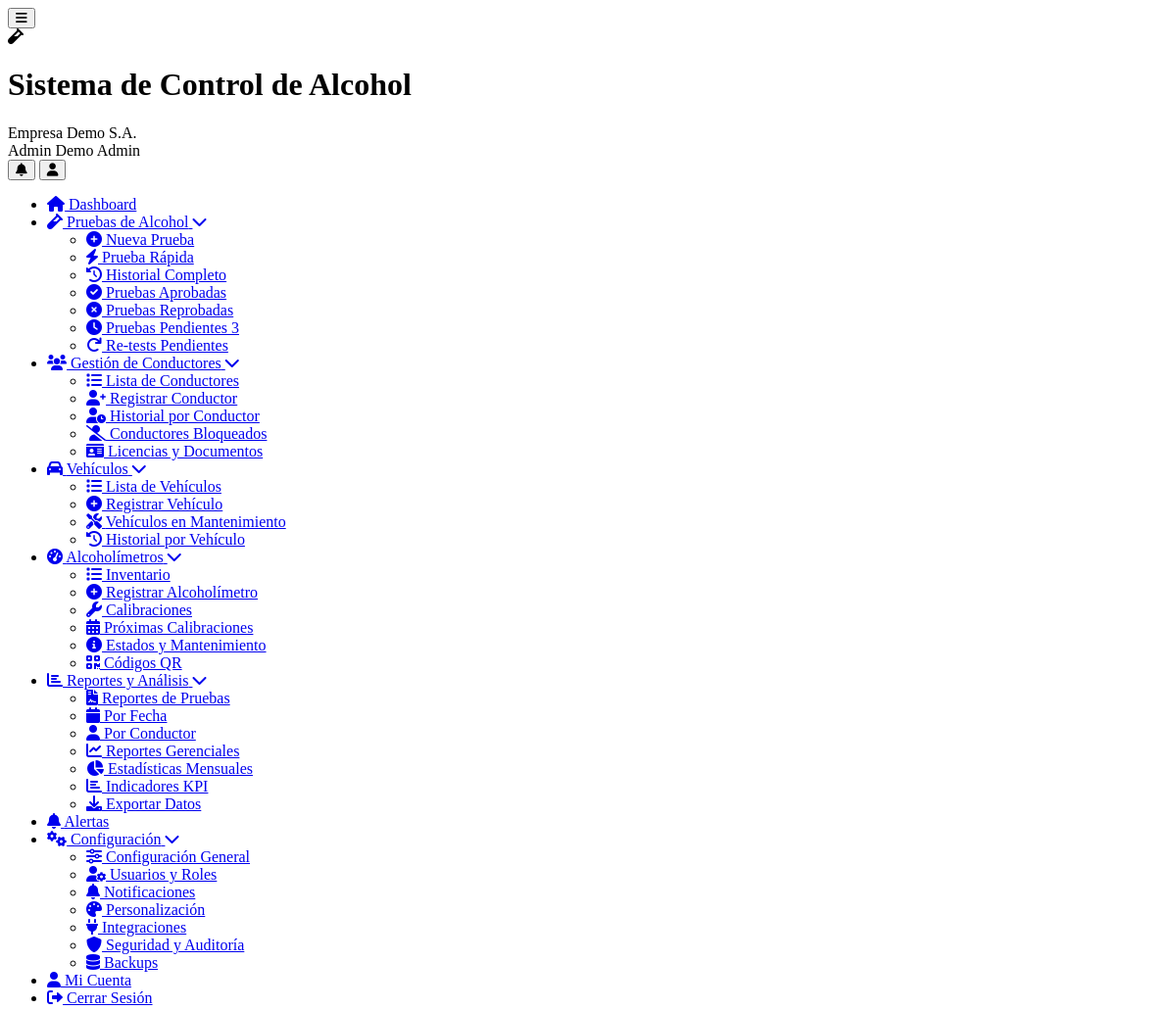
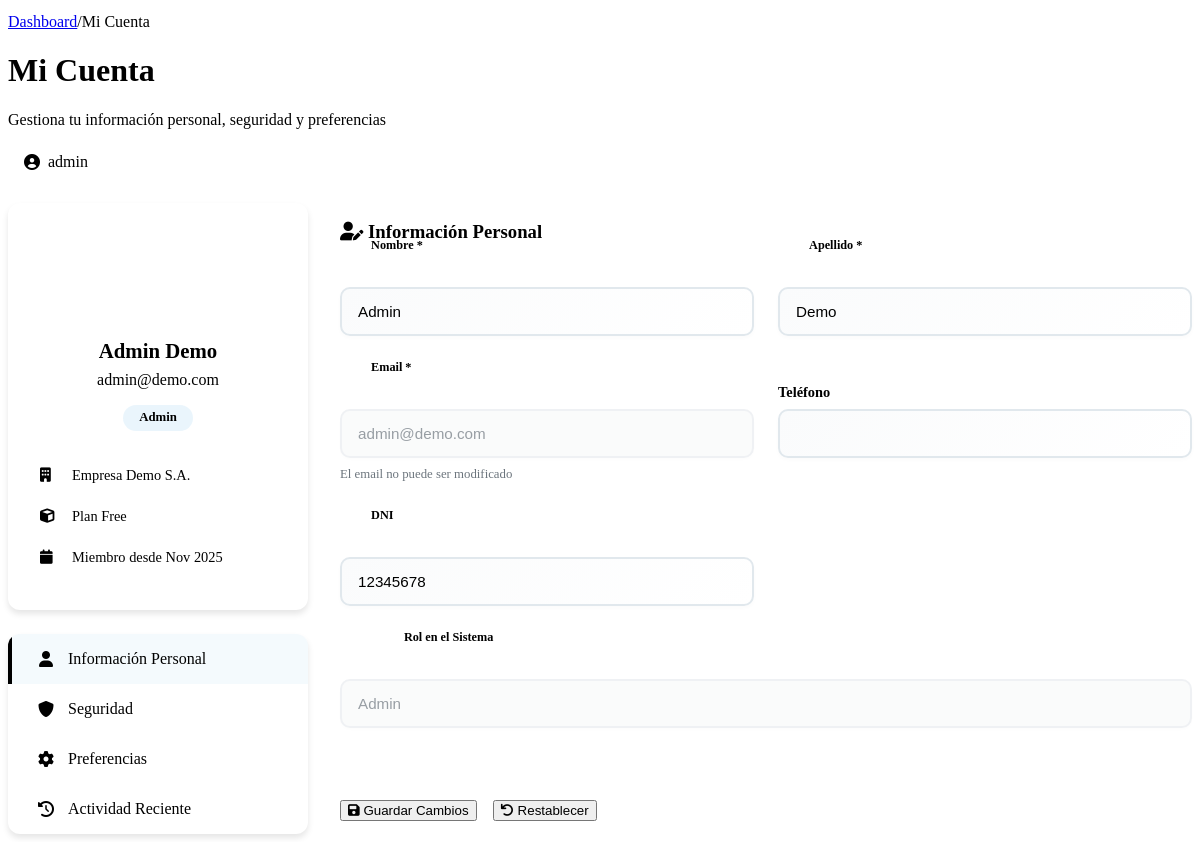
The page /mi-cuenta.php (signed in) on the database as committed earlier (2 pictures, top to bottom).
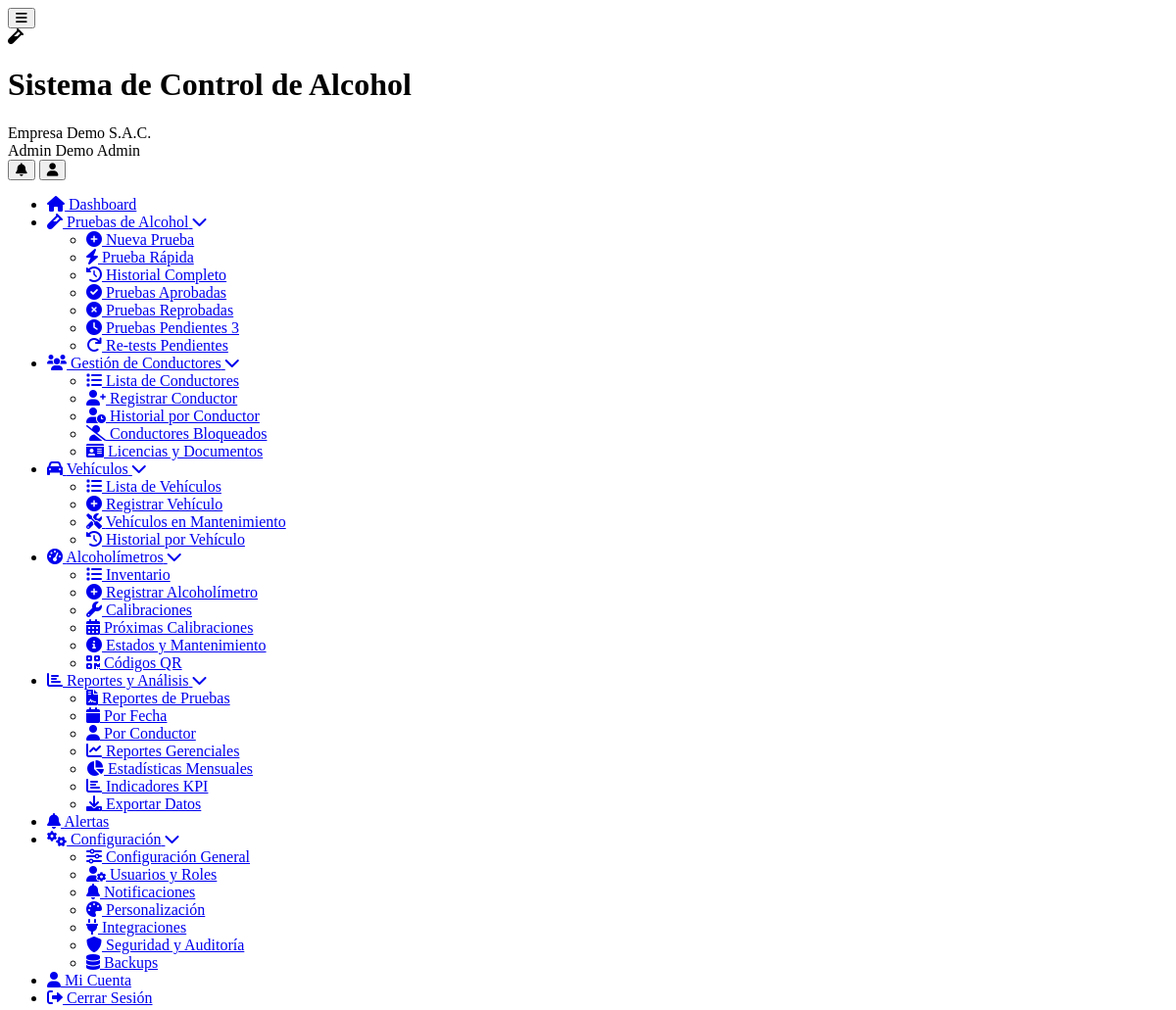
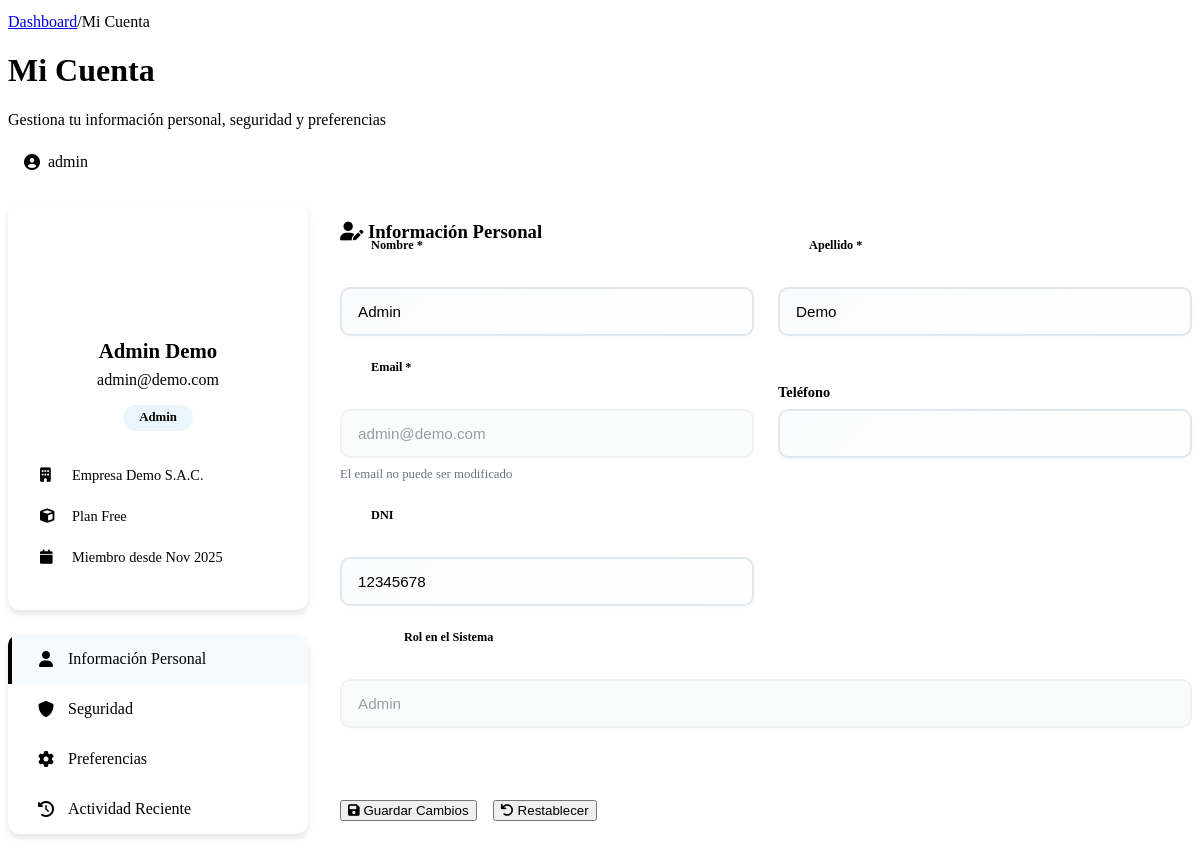
The same page on the database as committed later (2 pictures, top to bottom).
### tables this page shows
CREATE TABLE `usuarios` (
  `id` int(11) NOT NULL,
  `cliente_id` int(11) DEFAULT NULL,
  `nombre` varchar(100) NOT NULL,
  `apellido` varchar(100) DEFAULT NULL,
  `email` varchar(255) NOT NULL,
  `password` varchar(255) NOT NULL,
  `telefono` varchar(20) DEFAULT NULL,
  `dni` varchar(15) DEFAULT NULL,
  `rol` enum('super_admin','admin','supervisor','operador','conductor','auditor') NOT NULL,
  `foto_perfil` varchar(255) DEFAULT NULL,
  `estado` tinyint(1) DEFAULT 1,
  `ultimo_login` timestamp NULL DEFAULT NULL,
  `token_recuperacion` varchar(100) DEFAULT NULL,
  `fecha_expiracion_token` datetime DEFAULT NULL,
  `intentos_login` int(11) DEFAULT 0,
  `bloqueado_hasta` datetime DEFAULT NULL,
  `fecha_creacion` timestamp NULL DEFAULT current_timestamp()
);

CREATE TABLE `clientes` (
  `id` int(11) NOT NULL,
  `nombre_empresa` varchar(255) NOT NULL,
  `ruc` varchar(20) NOT NULL,
  `direccion` text DEFAULT NULL,
  `telefono` varchar(20) DEFAULT NULL,
  `email_contacto` varchar(255) DEFAULT NULL,
  `plan_id` int(11) NOT NULL,
  `logo` varchar(255) DEFAULT NULL,
  `color_primario` varchar(7) DEFAULT '#2196F3',
  `color_secundario` varchar(7) DEFAULT '#1976D2',
  `fecha_registro` timestamp NULL DEFAULT current_timestamp(),
  `fecha_vencimiento` date DEFAULT NULL,
  `estado` enum('activo','inactivo','suspendido','prueba') DEFAULT 'prueba',
  `token_api` varchar(100) DEFAULT NULL,
  `modo_demo` tinyint(1) DEFAULT 1
);

CREATE TABLE `planes` (
  `id` int(11) NOT NULL,
  `nombre_plan` varchar(100) NOT NULL,
  `precio_mensual` decimal(10,2) NOT NULL,
  `limite_pruebas_mes` int(11) DEFAULT 1000,
  `limite_usuarios` int(11) DEFAULT 5,
  `limite_conductores` int(11) DEFAULT 50,
  `limite_vehiculos` int(11) DEFAULT 50,
  `limite_alcoholimetros` int(11) DEFAULT 10,
  `reportes_avanzados` tinyint(1) DEFAULT 0,
  `soporte_prioritario` tinyint(1) DEFAULT 0,
  `acceso_api` tinyint(1) DEFAULT 0,
  `almacenamiento_fotos` int(11) DEFAULT 100,
  `backup_automatico` tinyint(1) DEFAULT 1,
  `retencion_datos_meses` int(11) DEFAULT 12,
  `estado` tinyint(1) DEFAULT 1,
  `fecha_creacion` timestamp NULL DEFAULT current_timestamp(),
  `integraciones` tinyint(1) DEFAULT 0,
  `multi_sede` tinyint(1) DEFAULT 0,
  `personalizacion` tinyint(1) DEFAULT 0
);

### includes/Database.php (called while the page is built, shortened)
<?php
class Database {
    private $host = DB_HOST;
    private $db_name = DB_NAME;
    private $username = DB_USER;
    private $password = DB_PASS;
    public $conn;
    public function getConnection() {
        $this->conn = null;
        try {
            $this->conn = new PDO(
                "mysql:host=" . $this->host . ";dbname=" . $this->db_name,
                $this->username,
                $this->password
            );
            $this->conn->exec("set names utf8");
            $this->conn->setAttribute(PDO::ATTR_ERRMODE, PDO::ERRMODE_EXCEPTION);
        } catch(PDOException $exception) {
            error_log("Error de conexión: " . $exception->getMessage());
            return false;
        }
        return $this->conn;
    }
    public function fetchOne($query, $params = []) {
        try {
            $stmt = $this->conn->prepare($query);
            $stmt->execute($params);
            return $stmt->fetch(PDO::FETCH_ASSOC);
        } catch (PDOException $e) {
            error_log("Error en fetchOne: " . $e->getMessage());
            return false;
        }
    }
}
?>

### mi-cuenta.php (the view, shortened to what the changed rows need)
<?php
require_once __DIR__ . '/includes/Database.php';
require_once __DIR__ . '/includes/header.php';
$db = new Database();
$user_id = $_SESSION['user_id'] ?? 0;
$usuario_actual = $db->fetchOne("
    SELECT u.*, c.nombre_empresa, c.plan_id, p.nombre_plan
    FROM usuarios u
    LEFT JOIN clientes c ON u.cliente_id = c.id
    LEFT JOIN planes p ON c.plan_id = p.id
    WHERE u.id = ?
", [$user_id]);
?>
<div class="content-body">
    <div class="dashboard-header">
        <div class="welcome-section">
            <h1>Mi Cuenta</h1>
        </div>
        <div class="header-actions">
            <span class="user-badge">
                <i class="fas fa-user-circle"></i>
                <?php echo htmlspecialchars($usuario_actual['rol'] ?? 'Usuario'); ?>
            </span>
        </div>
    </div>
    <div class="account-container">
        <div class="account-sidebar">
            <div class="user-profile-card">
                <div class="user-info-summary">
                    <h3><?php echo htmlspecialchars($usuario_actual['nombre'] . ' ' . $usuario_actual['apellido']); ?></h3>
                    <p class="user-email"><?php echo htmlspecialchars($usuario_actual['email']); ?></p>
                    <p class="user-role">
                        <span class="role-badge <?php echo htmlspecialchars($usuario_actual['rol']); ?>">
                            <?php echo htmlspecialchars(ucfirst(str_replace('_', ' ', $usuario_actual['rol']))); ?>
                        </span>
                    </p>
                </div>
                <div class="user-stats">
                    <div class="stat-item">
                        <i class="fas fa-building"></i>
                        <span><?php echo htmlspecialchars($usuario_actual['nombre_empresa'] ?? 'Empresa Demo'); ?></span>
                    </div>
                    <div class="stat-item">
                        <i class="fas fa-cube"></i>
                        <span>Plan <?php echo htmlspecialchars($usuario_actual['nombre_plan'] ?? 'Free'); ?></span>
                    </div>
                    <div class="stat-item">
                        <i class="fas fa-calendar"></i>
                        <span>Miembro desde <?php echo date('M Y', strtotime($usuario_actual['fecha_creacion'])); ?></span>
                    </div>
                </div>
            </div>
        </div>
        <div class="account-content">
            <div id="perfil" class="tab-content active">
                <div class="card">
                    <div class="card-body">
                        <form method="POST" class="account-form">
                            <div class="form-grid">
                                <div class="form-group">
                                    <label for="nombre">Nombre *</label>
                                    <input type="text" id="nombre" name="nombre"
                                           value="<?php echo htmlspecialchars($usuario_actual['nombre'] ?? ''); ?>"
                                           required class="form-control">
                                </div>
                                <div class="form-group">
                                    <label for="apellido">Apellido *</label>
                                    <input type="text" id="apellido" name="apellido"
                                           value="<?php echo htmlspecialchars($usuario_actual['apellido'] ?? ''); ?>"
                                           required class="form-control">
                                </div>
                                <div class="form-group">
                                    <label for="email">Email *</label>
                                    <input type="email" id="email" name="email"
                                           value="<?php echo htmlspecialchars($usuario_actual['email'] ?? ''); ?>"
                                           disabled class="form-control">
                                    <small class="form-text">El email no puede ser modificado</small>
                                </div>
                                <div class="form-group">
                                    <label for="dni">DNI</label>
                                    <input type="text" id="dni" name="dni"
                                           value="<?php echo htmlspecialchars($usuario_actual['dni'] ?? ''); ?>"
                                           class="form-control">
                                </div>
                                <div class="form-group full-width">
                                    <label for="rol">Rol en el Sistema</label>
                                    <input type="text" id="rol"
                                           value="<?php echo htmlspecialchars(ucfirst(str_replace('_', ' ', $usuario_actual['rol']))); ?>"
                                           disabled class="form-control">
                                </div>
                            </div>
                        </form>
                    </div>
                </div>
            </div>
        </div>
    </div>
</div>
<?php
if (file_exists(__DIR__ . '/includes/footer.php')) {
    require_once __DIR__ . '/includes/footer.php';
}
?>

### includes/header.php (shortened to what the changed rows need)
<?php
$database = new Database();
$user_id = $_SESSION['user_id'] ?? null;
$user_query = $database->fetchOne("
    SELECT u.*, c.nombre_empresa, c.logo, c.color_primario, c.color_secundario, p.nombre_plan
    FROM usuarios u
    LEFT JOIN clientes c ON u.cliente_id = c.id
    LEFT JOIN planes p ON c.plan_id = p.id
    WHERE u.id = ?
", [$user_id]);
?>
<!DOCTYPE html>
<html lang="es">
<head>
	<link rel="stylesheet" href="<?php echo BASE_URL; ?>/assets/css/simple-style.css">
    <link rel="stylesheet" href="<?php echo BASE_URL; ?>/assets/css/responsive.css">
	<link rel="stylesheet" href="<?php echo BASE_URL; ?>/assets/css/dashboard-enhancements.css">
    <link href="https://cdnjs.cloudflare.com/ajax/libs/font-awesome/6.0.0/css/all.min.css" rel="stylesheet">
</head>
<body>
    <div class="app-container">
        <header class="app-header">
            <div class="header-content">
                <div class="brand-section">
                    <div class="brand-text">
                        <h1 class="app-name"><?php echo SITE_NAME; ?></h1>
                        <span class="client-name"><?php echo htmlspecialchars($user_query['nombre_empresa'] ?? 'Empresa'); ?></span>
                    </div>
                </div>
                <div class="user-menu">
                    <div class="user-info">
                        <span class="user-name"><?php echo htmlspecialchars(($user_query['nombre'] ?? 'Usuario') . ' ' . ($user_query['apellido'] ?? 'Sistema')); ?></span>
                        <span class="user-role"><?php echo ucfirst(str_replace('_', ' ', $user_query['rol'] ?? 'usuario')); ?></span>
                    </div>
                </div>
            </div>
        </header>
        <div class="main-content">
            <main class="content-area">
                <div class="content-body">

Rows that differ between the two databases and show on the page:
changed usuarios "Admin Demo": cliente.nombre_empresa "Empresa Demo S.A." → "Empresa Demo S.A.C."
